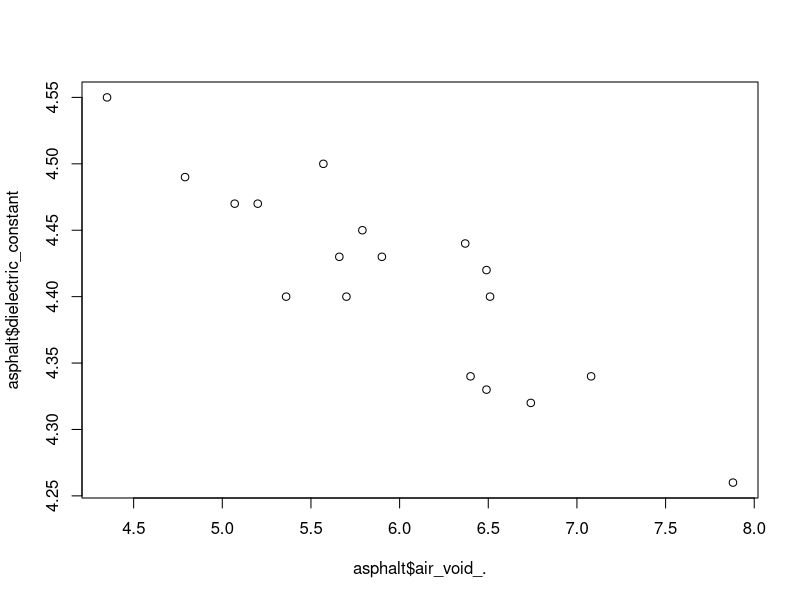
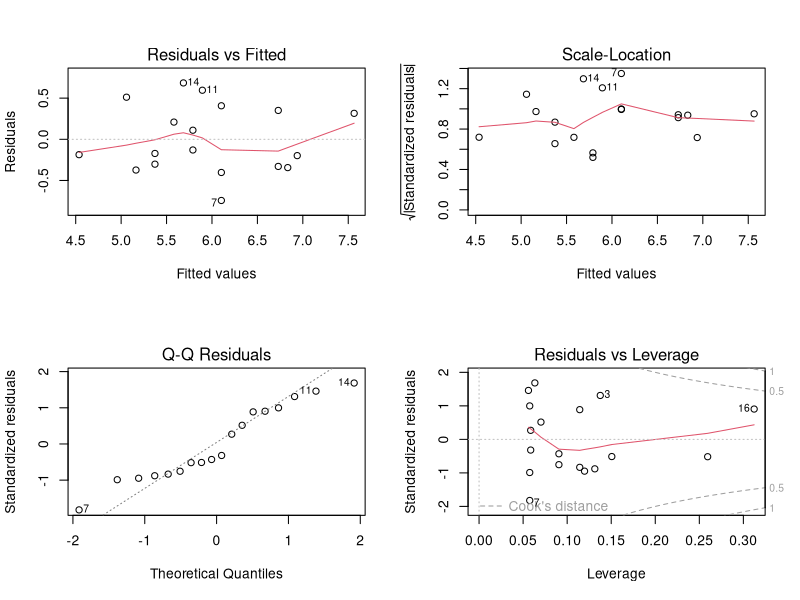
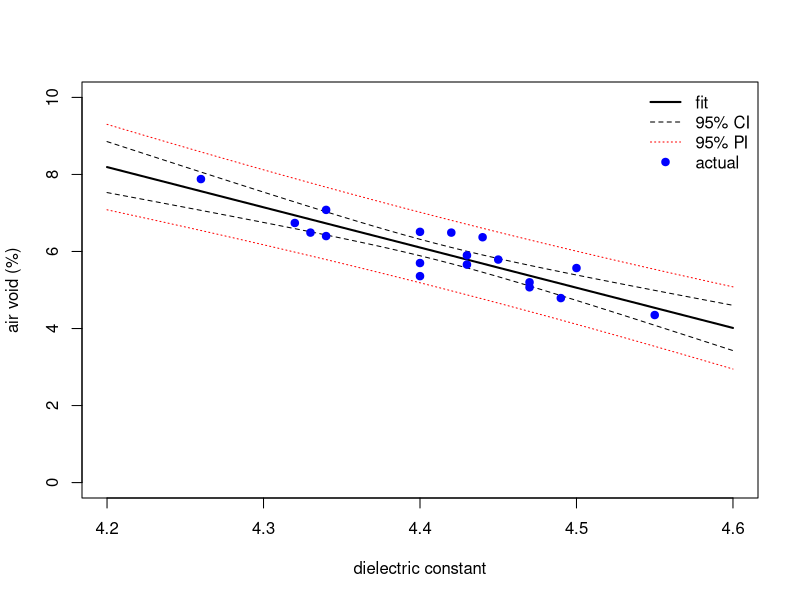
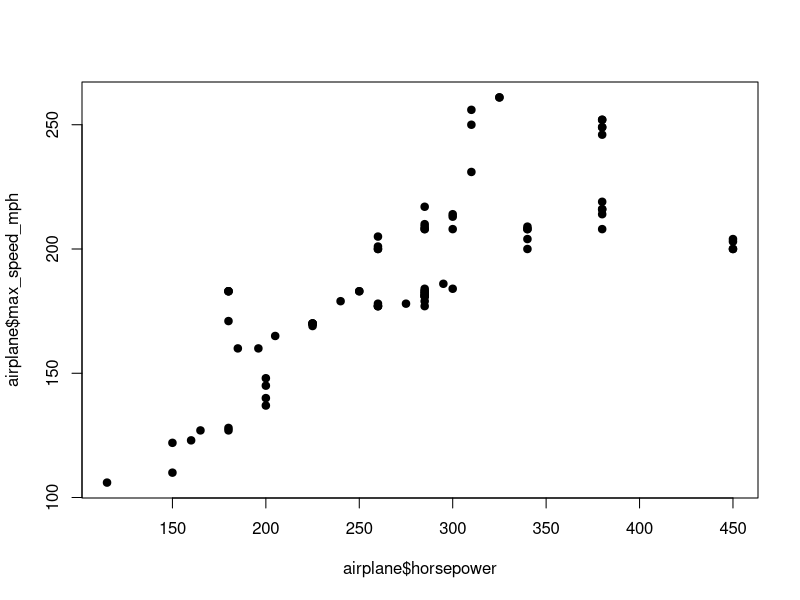
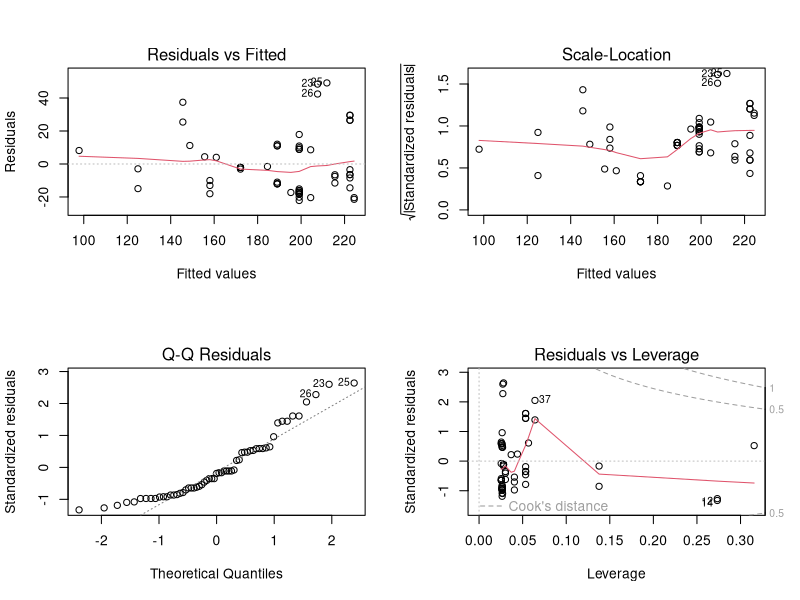
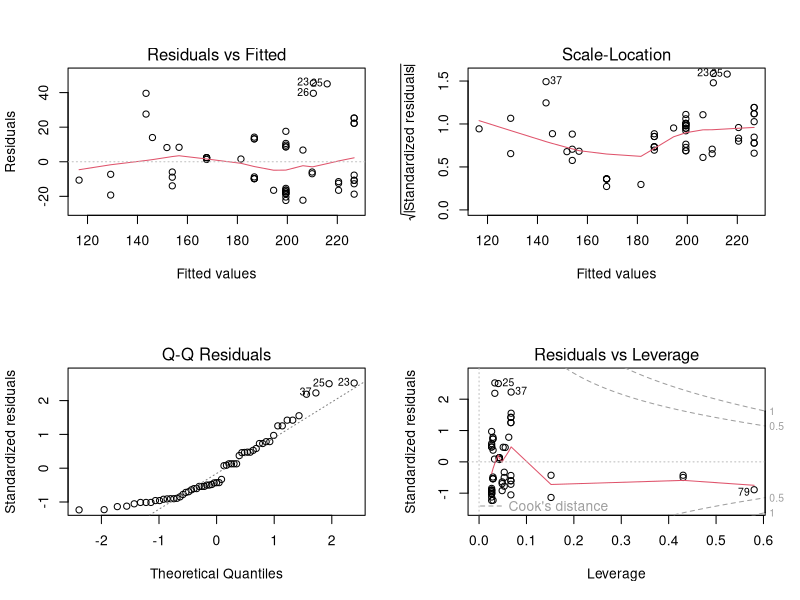
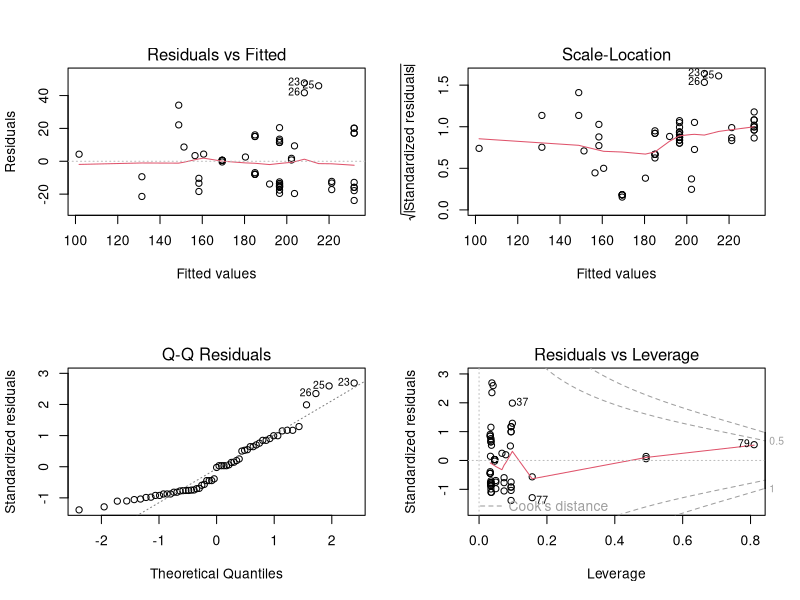
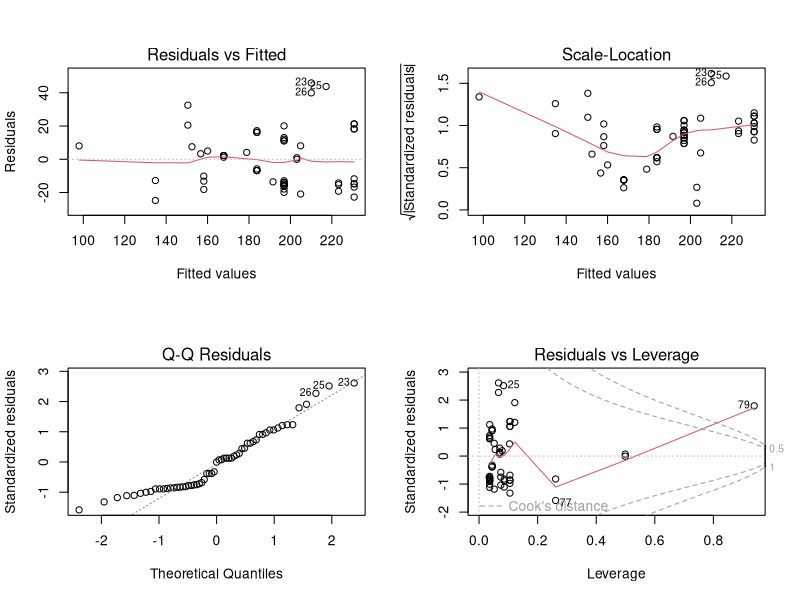

Source code (R) for these figures, in order: (Note: this script raises an error after producing the figures.)
# Asphalt
asphalt <- read.csv(file = "asphalt.csv", header = T)
plot(asphalt$dielectric_constant ~ asphalt$air_void_.)
## Question a and b
slm <- lm(air_void_. ~ dielectric_constant, data = asphalt) 
summary(slm)
layout(matrix(c(1,2,3,4),2,2)) 
plot(slm)
## Question c
confint(slm)
## Question d
grid <- data.frame(dielectric_constant = seq(4.2, 4.6, 0.01))
muYx = predict(slm, new = grid, interval = "confidence")
muYx 
AirvPred = predict(slm, new = grid, interval = "prediction")
AirvPred
dev.new(width=10, height=8, unit="cm")
layout(matrix(c(1,2,3,4),1,1)) 
plot(grid$dielectric_constant, muYx[,1], type = "l", lwd = 2, 
     xlab = "dielectric constant", ylab = "air void (%)", ylim = c(0,10))
lines(grid$dielectric_constant, muYx[,2], lty = 2)
lines(grid$dielectric_constant, muYx[,3], lty = 2)
lines(grid$dielectric_constant, AirvPred[,2], lty = 3, col = "red")
lines(grid$dielectric_constant, AirvPred[,3], lty = 3, col = "red")
points(asphalt$dielectric_constant, asphalt$air_void_., pch = 19, col = "blue")
legend("topright", legend = c("fit", "95% CI", "95% PI", "actual"), 
       lwd = c(2,1,1,NA), pch = c(NA,NA,NA,19), lty = c(1,2,3,NA), col = c("black", "black", "red", "blue"), 
       bty = "n")

#airplane problem
install.packages("caTools")
install.packages("caret")
install.packages("Metrics")
library(tidyverse)
library(ggplot2)
library(Metrics)
library(caret)
library(caTools)
airplane <- read.csv(file = "airplane.csv", header = T)
layout(matrix(c(1,2,3,4),1,1)) 
plot(airplane$horsepower, airplane$max_speed_mph, pch = 19)
## split the data
test_dt = sample(1:79,20,replace=F, set.seed(10))
train = airplane[-test_dt,]
test = airplane[test_dt,]

fit1 <- lm(max_speed_mph ~ horsepower, data = train)

fit2 <- lm(max_speed_mph ~ poly(horsepower, degree = 2, raw = T), data = train)
summary(fit2)
coef(summary(fit2))
layout(matrix(c(1,2,3,4),2,2)) 
plot(fit2)

fit3 <- lm(max_speed_mph ~ poly(horsepower, degree = 3, raw = T), data = train)
summary(fit3)
coef(summary(fit3))
layout(matrix(c(1,2,3,4),2,2)) 
plot(fit3)

fit4 <- lm(max_speed_mph ~ poly(horsepower, degree = 4, raw = T), data = train)
summary(fit4)
coef(summary(fit4))
layout(matrix(c(1,2,3,4),2,2)) 
plot(fit4)

fit5 <- lm(max_speed_mph ~ poly(horsepower,  degree = 5, raw = T), data = train)
summary(fit5)
coef(summary(fit5))
layout(matrix(c(1,2,3,4),2,2)) 
plot(fit5)

fit6 <- lm(max_speed_mph ~ poly(horsepower,  degree = 6, raw = T), data = train)
summary(fit6)
coef(summary(fit6))
layout(matrix(c(1,2,3,4),2,2)) 
plot(fit6)

fit7 <- lm(max_speed_mph ~ poly(horsepower,  degree = 7, raw = T), data = train)
summary(fit7)
coef(summary(fit7))
layout(matrix(c(1,2,3,4),2,2)) 
plot(fit7)
print(anova(fit1, fit2, fit3, fit4, fit5, fit6))


fit3.1 <- lm(max_speed_mph ~ horsepower + I(horsepower^2) + I(horsepower^3), data = train)
summary(fit3.1)
coef(summary(fit3.1))
layout(matrix(c(1,2,3,4),2,2)) 
plot(fit2.1)
prediction <- predict(fit3.1, test)
layout(matrix(c(1,2,3,4),1,1)) 
plot(test$horsepower, test$max_speed_mph)
lines(smooth.spline(test$horsepower,prediction), col = "blue", lwd = 3)
summary(prediction)
data <- data.frame(pred = prediction, actual = test$max_speed_mph)
mse <- mean((data$actual - data$pred)^2)
mse
#coconut

## Q.a
fibers <- read.csv("fiber.csv", header = T)
pairs(fibers)
plot(fibers)
cor(fibers) #strong positive correlation found between "grad" and "vel", positive correlation found between "cont" and "lngth" but not that strong. It would be a good try to start with additive model, and then use interaction model

## model 1
mr_fit1 <- lm(vel ~ cont + lngth + grad, data = fibers)
plot(mr_fit1)
summary(mr_fit1)

## model 2
mr_fit2 <- lm(vel ~ grad + lngth, data = fibers)
plot(mr_fit2)
summary(mr_fit2)

## model 3
mr_fit3 <- lm( vel ~ grad + lngth + cont 
               + I(cont^2) + I(lngth^2) + I(grad^2) 
               + cont*lngth + cont*grad + lngth*grad, 
               data = fibers)
plot(mr_fit3)
summary(mr_fit3)

## model 4
fibers$cont_c <- fibers$cont - mean(fibers$cont)
fibers$lngth_c <- fibers$lngth - mean(fibers$lngth)
fibers$grad_c <- fibers$grad - mean(fibers$grad)
mr_fit4 <- lm( vel ~ grad + lngth + cont + I(cont_c^2) + I(lngth_c^2) + I(grad_c^2) 
               + cont_c*lngth_c + cont_c*grad_c + lngth_c*grad_c, 
               data = fibers)
plot(mr_fit4)
summary(mr_fit4)

## model 5
mr_fit5 <- lm( vel ~ grad + lngth + I(lngth_c^2) + I(grad_c^2) 
               + cont_c*lngth_c + lngth_c*grad_c, 
               data = fibers)
plot(mr_fit5)
summary(mr_fit5)
